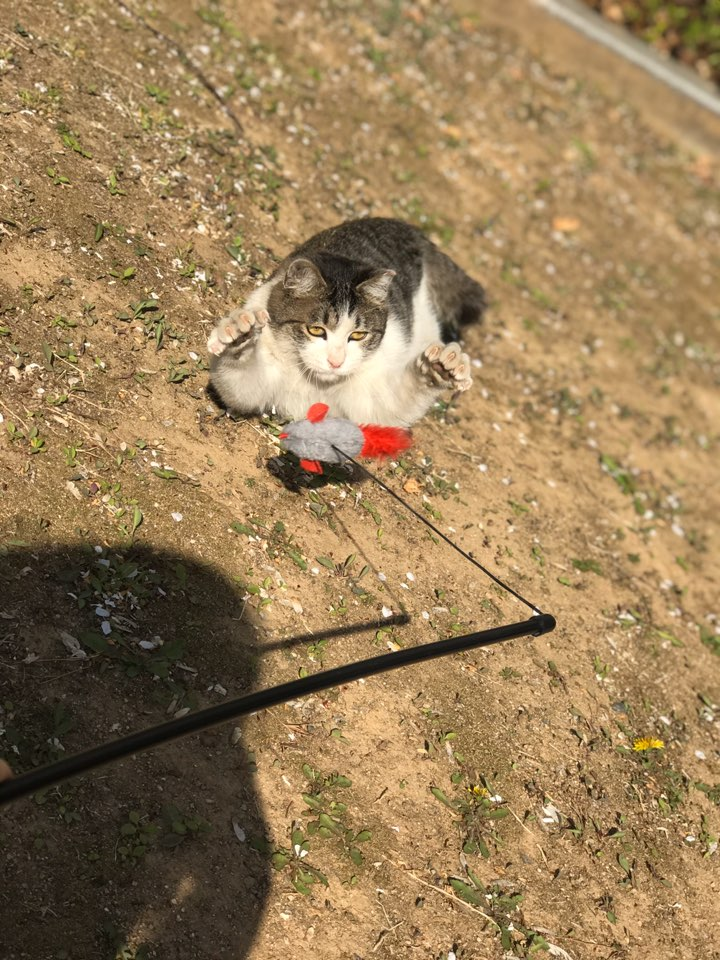
#> input picture waker/djangoProject/project_waker/media/dataset/self/open/left/KakaoTalk_20200413_232656877.jpg, 720 x 960 px, found by its file name; its folder holds only this picture in this run
$ jupyter execute --allow-errors waker_image_fitting.ipynb
#> lines starting #> are read from the running program, lines starting #| are printed output that depends on the picture
#> `img_array = cv2.imread(os.path.join(path2,img), cv2.IMREAD_GRAYSCALE)`:
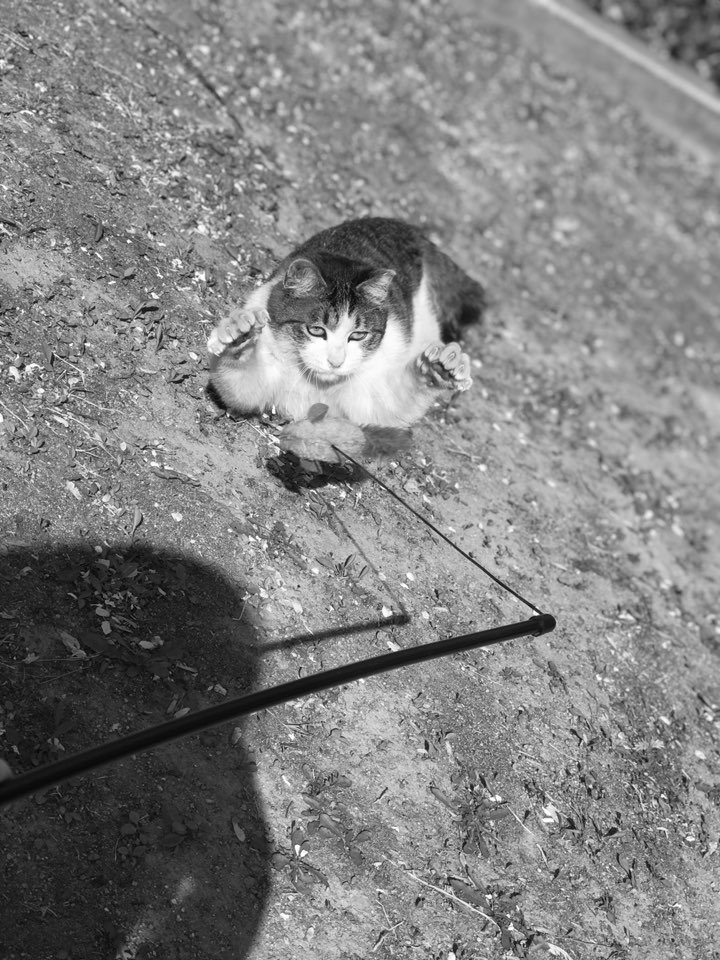
#> img_array: shape (960, 720); min 0, max 255, mean 129
[cell 1]
import numpy as np
import matplotlib.pyplot as plt
import os
import cv2

DATADIR = "dataset\self"
EYEOPEN = ["closed","open"]
EYEPLACE = ["left", "right"]

#> (the rest of this cell did not finish here and is left out)

[cell 2]
training_data = []
IMG_HEIGHT = 100
IMG_WIDTH = 100
def create_training_data():
    for eye in EYEOPEN:
        pathtmp = os.path.join(DATADIR, eye)
        for place in EYEPLACE:
            path = os.path.join(pathtmp, place)
            class_num = str(EYEOPEN.index(eye))+str(EYEPLACE.index(place))
            for img in os.listdir(path):
                try:
                    img_array = cv2.imread(os.path.join(path,img), cv2.IMREAD_GRAYSCALE)
                    new_array = cv2.resize(img_array, (IMG_HEIGHT, IMG_WIDTH))
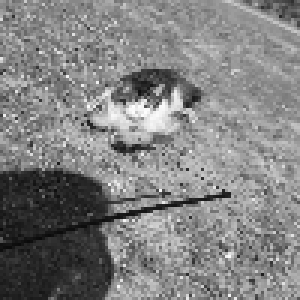
#> new_array: shape (100, 100) (shown 3 times larger); min 10, max 254, mean 129.1
                    cv2.imwrite(os.path.join(path,img), new_array)
                except Exception as e:
                    pass

#> (the rest of this cell did not finish here and is left out)

$ run again, on waker/djangoProject/project_waker/media/dataset/self/open/left/KakaoTalk_20200413_232657169.jpg
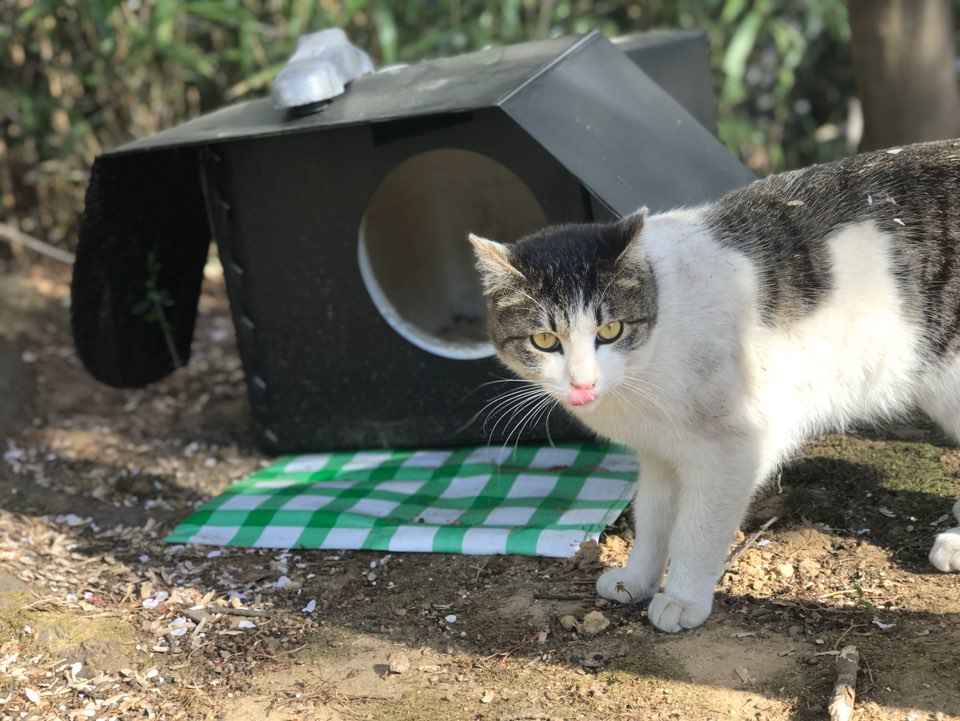
#> input picture waker/djangoProject/project_waker/media/dataset/self/open/left/KakaoTalk_20200413_232657169.jpg, 960 x 721 px, found by its file name
#> `img_array = cv2.imread(os.path.join(path2,img), cv2.IMREAD_GRAYSCALE)`:
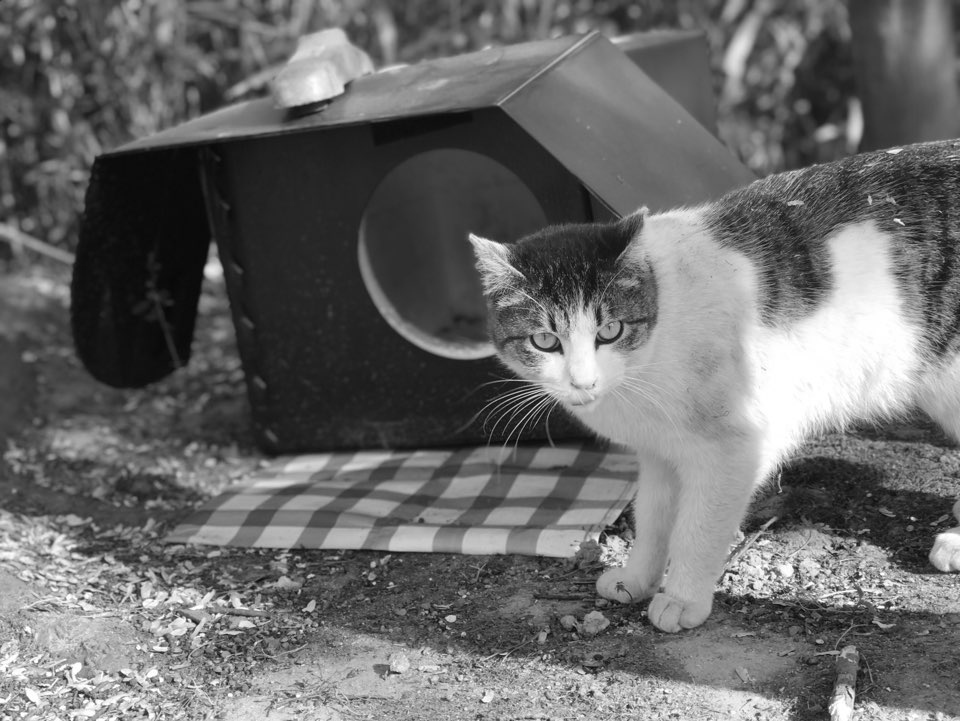
#> img_array: shape (721, 960); min 6, max 255, mean 106
#> in create_training_data, `new_array = cv2.resize(img_array, (IMG_HEIGHT, IMG_WIDTH))`:
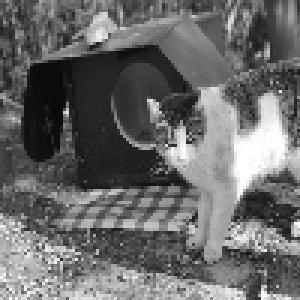
#> new_array: shape (100, 100) (shown 3 times larger); min 10, max 255, mean 105.8
